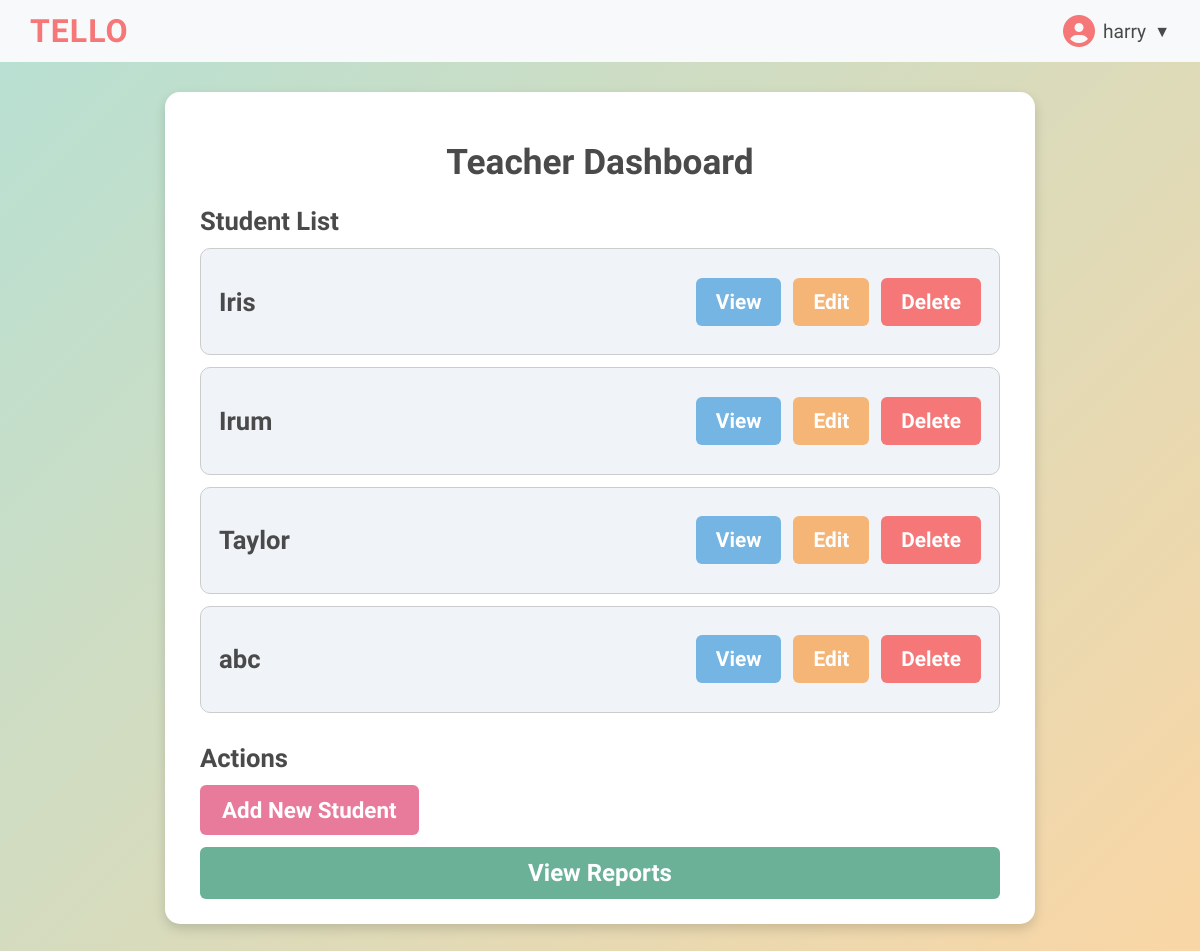
The page /dashboard/ (signed in) on the database as committed earlier.
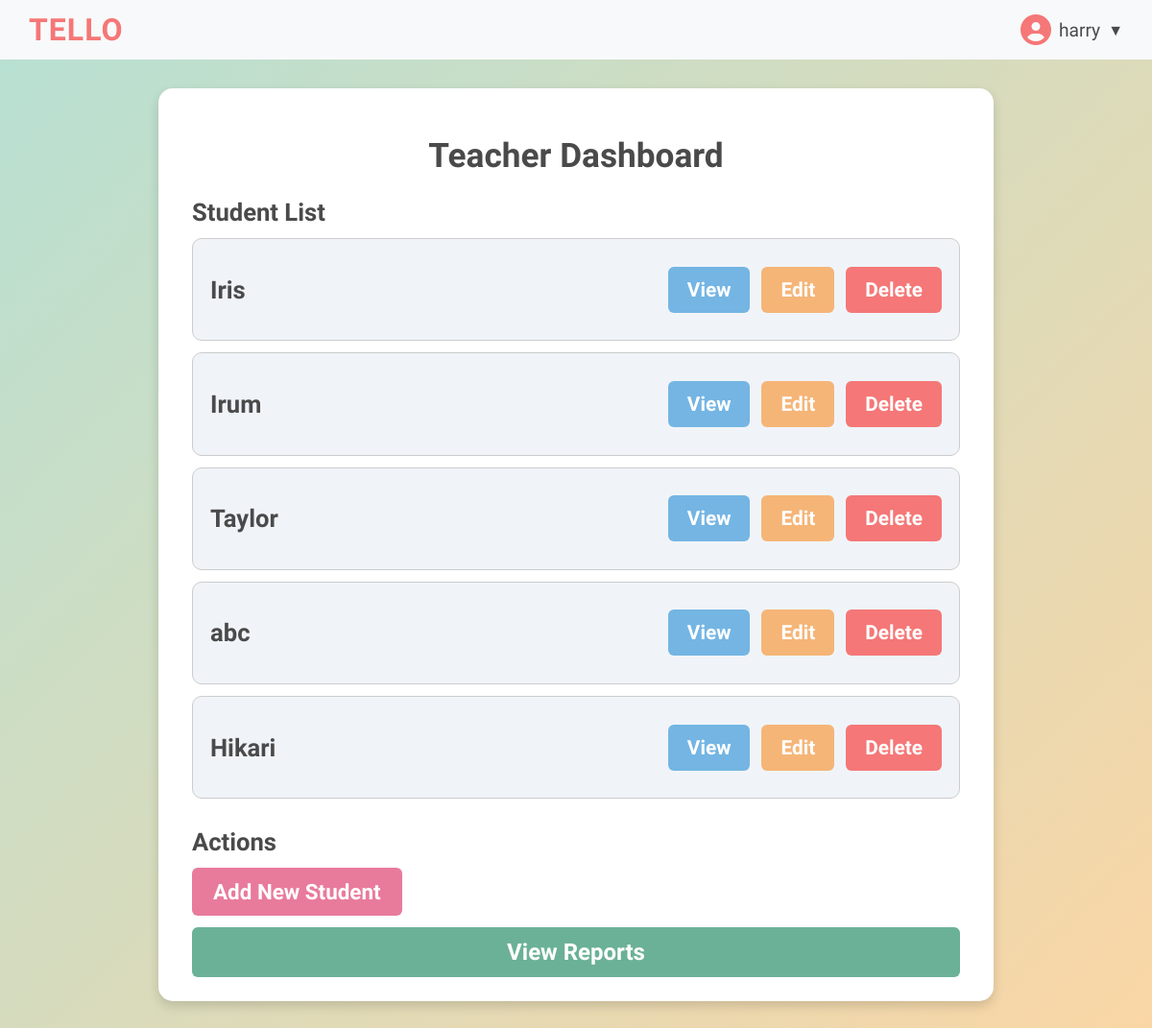
The same page on the database as committed later.
### tello/models.py (models this page shows, shortened)
class Student(models.Model):
    studentid = models.AutoField(primary_key=True)
    studentcode = models.CharField(max_length=4, unique=True)
    studentname = models.CharField(max_length=100)
    studentgrade = models.CharField(max_length=50)
    studentage = models.IntegerField()
    assignedteacher = models.ForeignKey(Teacher, on_delete=models.CASCADE)
    additional_notes = models.TextField(blank=True, null=True)
    created_at = models.DateTimeField(auto_now_add=True)

### tello/views.py (the view)
# urls.py: path('dashboard/', views.teacher_dashboard, name='dashboard'),
@login_required
def teacher_dashboard(request):
    students = Student.objects.all()  # Fetch all students from DB
    return render(request, "dashboard.html", {"students": students})

### tello/templates/dashboard.html (shortened to what this page needs)
{% extends 'base.html' %} {% block links %}
<link rel="stylesheet" href="/static/css/dashboard.css" />
{% endblock %} {% load static %} {% block content %}
<div class="body-container">
  <div class="dashboard-container">
    <header>
      <h1>Teacher Dashboard</h1>
    </header>
    <main>
      <section class="student-list">
        <h2>Student List</h2>
        {% if students %} {% for student in students %}
        <div class="student-card">
          <p class="student-name">{{ student.studentname }}</p>
          <div class="actions">
            <button
              class="view-btn"
              onclick="openModal('{{ student.studentname }}', '{{ student.studentage }}', '{{ student.studentgrade }}','{{ student.studentcode }}')"
            >
              View
            </button>
            <button class="edit-btn">Edit</button>
            <button class="delete-btn">Delete</button>
          </div>
        </div>
        {% endfor %} {% else %}
        <p>No students added yet!</p>
        {% endif %}
      </section>
      <section class="actions-panel">
        <h2>Actions</h2>
        <button
          class="add-student-btn"
          onclick="window.location.href='{% url 'add' %}'"
        >
          Add New Student
        </button>
        <a href="{% url 'report_list'%}" class="report-link">View Reports</a>
      </section>
    </main>
  </div>
</div>
{% endblock %}

Rows that differ between the two databases and show on the page:
added Student: studentname "Hikari"
